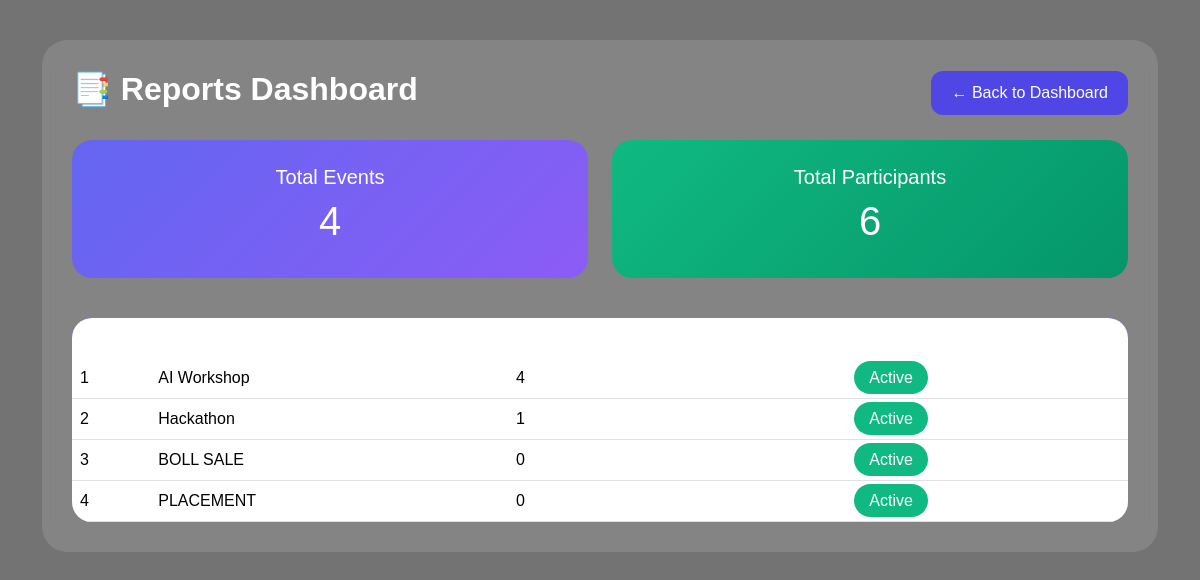
Page /reports on the committed database.
### tables this page shows
CREATE TABLE events (
        id INTEGER PRIMARY KEY AUTOINCREMENT,
        name TEXT NOT NULL,
        date TEXT NOT NULL,
        venue TEXT NOT NULL
    );

### app.py (the view)
@app.route("/reports")
def reports():
    conn = get_db()
    total_events = conn.execute("SELECT COUNT(*) FROM events").fetchone()[0]
    total_participants = conn.execute("SELECT COUNT(*) FROM participants").fetchone()[0]
    event_wise = conn.execute("""
    SELECT events.name,
           COUNT(participants.id) as total
    FROM events
    LEFT JOIN participants
    ON events.id = participants.event_id
    GROUP BY events.id
    """).fetchall()
    conn.close()
    return render_template(
        "reports.html",
        total_events=total_events,
        total_participants=total_participants,
        event_wise=event_wise,
    )

### app.py (called while the page is built)
def get_db():
    conn = sqlite3.connect("database.db")
    conn.row_factory = sqlite3.Row
    return conn

### templates/reports.html (shortened to what this page needs)
<!DOCTYPE html>
<html lang="en">
<head>
    <link href="https://cdn.jsdelivr.net/npm/bootstrap@5.3.3/dist/css/bootstrap.min.css" rel="stylesheet">
</head>
<body>
<div class="container">
<div class="glass-card">
<div class="d-flex justify-content-between align-items-center mb-4 header-box">
<h2 class="title">📑 Reports Dashboard</h2>
<a href="/dashboard" class="btn btn-back">
← Back to Dashboard
</a>
</div>
<div class="row">
<div class="col-lg-6 col-md-6 mb-3">
<div class="stat-card purple">
<h5>Total Events</h5>
<h1>{{ total_events }}</h1>
</div>
</div>
<div class="col-lg-6 col-md-6 mb-3">
<div class="stat-card green">
<h5>Total Participants</h5>
<h1>{{ total_participants }}</h1>
</div>
</div>
</div>
<div class="table-box mt-4">
<div class="table-responsive">
<table class="table table-hover align-middle">
<thead>
<tr>
<th>#</th>
<th>Event Name</th>
<th>Participants</th>
<th>Status</th>
</tr>
</thead>
<tbody>
{% for e in event_wise %}
<tr>
<td>{{ loop.index }}</td>
<td>{{ e.name }}</td>
<td>{{ e.total }}</td>
<td>
<span class="badge-custom">
Active
</span>
</td>
</tr>
{% endfor %}
</tbody>
</table>
</div>
</div>
</div>
</div>
</body>
</html>

### templates/reports.html (style rules this page uses)
body { background: linear-gradient(rgba(0, 0, 0, 0.55), rgba(0, 0, 0, 0.55)), url('https://images.unsplash.com/photo-1511578314322-379afb476865'); background-size: cover; background-position: center; background-attachment: fixed; min-height: 100vh; font-family: Poppins, sans-serif; }
.glass-card { background: rgba(255,255,255,.12); backdrop-filter: blur(12px); border-radius: 25px; padding: 30px; margin:40px auto; color:white; }
.title { font-weight:700; }
.stat-card { border:none; border-radius:20px; color:white; padding:25px; transition:.3s; text-align:center; }
.purple { background:linear-gradient(135deg,#6366f1,#8b5cf6); }
.green { background:linear-gradient(135deg,#10b981,#059669); }
.table-box { background:rgba(255,255,255,.08); border-radius:20px; overflow:hidden; margin-top:30px; }
.table { color:white; margin-bottom:0; }
.table thead { background:#4f46e5; }
.table thead th { color:white; border:none; }
.btn-back { background:#4f46e5; color:white; border:none; border-radius:12px; padding:10px 20px; }
.badge-custom { background:#10b981; color:white; padding:8px 15px; border-radius:20px; }

### rows in the picture
events: name "AI Workshop", total "4"
events: name "Hackathon", total "1"
events: name "BOLL SALE", total "0"
events: name "PLACEMENT", total "0"

### other values in the picture
{{ total_events }} "4"
{{ total_participants }} "6"
